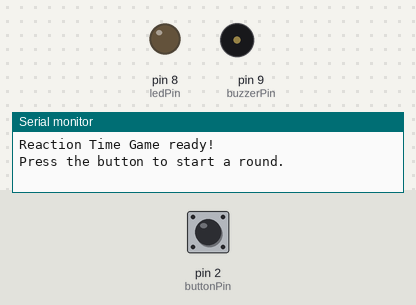
This sketch was run on a simulated Arduino Uno, built with avr-gcc and run on an emulated ATmega328P. On the bench: output pins drawn as LEDs (lit = HIGH), buzzer (waves = sounding), the last lines printed to the serial monitor. The inputs (shaded band) are chosen by the test bench; at power-on: pin 2 (buttonPin) HIGH. Random numbers use the default seed unless the sketch sets one.

Above: at 1.2 s.
1.3 s: pin 2 (buttonPin) pulled LOW for 0.15 s
At 4.07 s:
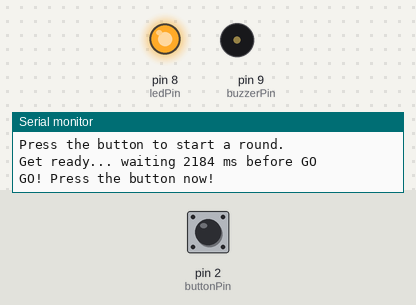
4.3 s: pin 2 (buttonPin) pulled LOW for 1 s
At 4.4 s:
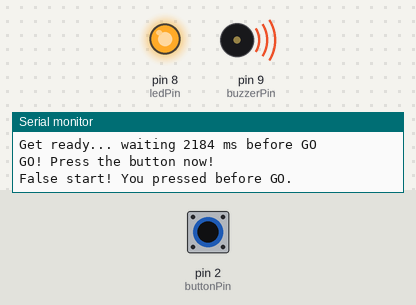
7.3 s: pin 2 (buttonPin) pulled LOW for 3.2 s
At 12.1 s:
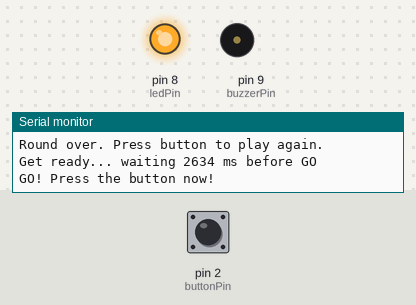
Timing chart, 0 to 13.6 s (numbered marks = the images above; inputs shaded):
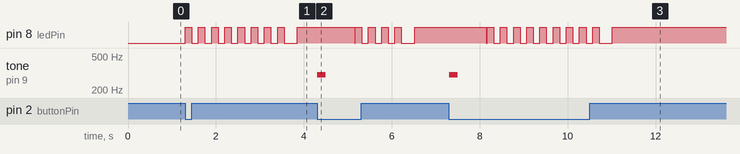

Measured:
- after the input at 1.3 s, pin 8 (ledPin): goes 7 × (HIGH 0.15 s, LOW 0.15 s), HIGH 0.15 s, LOW 0.30 s, then HIGH, starting at once
- after the input at 4.3 s, pin 8 (ledPin): goes LOW 0.02 s, 3 × (HIGH 0.15 s, LOW 0.15 s), HIGH 0.15 s, LOW 0.30 s, then HIGH, starting after 0.85 s; tone on pin 9 (buzzerPin): silent → 300 Hz at once, → silent 0.20 s later
- after the input at 7.3 s, pin 8 (ledPin): goes LOW 0.02 s, 8 × (HIGH 0.15 s, LOW 0.15 s), HIGH 0.15 s, LOW 0.30 s, then HIGH, starting after 0.85 s; tone on pin 9 (buzzerPin): silent → 300 Hz at once, → silent 0.20 s later

The sketch:

funky_bruticus_kup1.ino
```cpp
// Reaction Time Game for Arduino (Tinkercad-ready)
// LED on pin 8, buzzer on pin 9, button on pin 2 (uses INPUT_PULLUP)

const int ledPin = 8;
const int buzzerPin = 9;
const int buttonPin = 2;

unsigned long goTime = 0;
unsigned long startWait = 0;
bool waitingForGo = false;
bool roundActive = false;
bool pressedBeforeGo = false;

void setup() {
  pinMode(ledPin, OUTPUT);
  pinMode(buzzerPin, OUTPUT);
  pinMode(buttonPin, INPUT_PULLUP); // button to GND
  digitalWrite(ledPin, LOW);
  Serial.begin(9600);
  randomSeed(analogRead(A0)); // seed RNG
  Serial.println("Reaction Time Game ready!");
  Serial.println("Press the button to start a round.");
}

void loop() {
  // Read button (pressed when LOW because of INPUT_PULLUP)
  bool buttonPressed = (digitalRead(buttonPin) == LOW);

  if (!roundActive && buttonPressed) {
    // start a new round
    startNewRound();
    // simple debounce wait
    delay(150);
  }

  if (waitingForGo) {
    // if player presses before GO, mark false start
    if (buttonPressed) {
      pressedBeforeGo = true;
    }
    // check if random wait elapsed
    if (millis() - startWait >= (unsigned long) (goTime)) {
      // GO signal
      digitalWrite(ledPin, HIGH);
      unsigned long goSignalAt = millis();
      waitingForGo = false;
      roundActive = true;
      Serial.println("GO! Press the button now!");
      // now wait for button press to measure reaction time
      unsigned long reactionStart = millis();
      // wait for press (with simple debounce)
      while (true) {
        bool bp = (digitalRead(buttonPin) == LOW);
        if (bp) {
          unsigned long reactionEnd = millis();
          unsigned long reactionTime = reactionEnd - reactionStart;
          if (pressedBeforeGo) {
            Serial.println("False start! You pressed before GO.");
            playToneSequence(false);
          } else {
            Serial.print("Reaction time: ");
            Serial.print(reactionTime);
            Serial.println(" ms");
            playToneForTime(reactionTime);
          }
          delay(600); // short pause before reset
          resetRound();
          break;
        }
        // tiny sleep to avoid busy loop
        delay(5);
      }
    }
  }
}

// start a new round: choose random wait, show "get ready"
void startNewRound() {
  pressedBeforeGo = false;
  roundActive = false;
  waitingForGo = true;
  // random delay between 1000 and 4000 ms
  goTime = random(1000, 4000);
  startWait = millis();
  Serial.print("Get ready... waiting ");
  Serial.print(goTime);
  Serial.println(" ms before GO");
  // small blinking animation while waiting
  unsigned long blinkUntil = startWait + goTime;
  while (millis() < blinkUntil) {
    digitalWrite(ledPin, HIGH);
    delay(150);
    digitalWrite(ledPin, LOW);
    delay(150);
    // allow early button press detection during blink
    if (digitalRead(buttonPin) == LOW) {
      pressedBeforeGo = true;
    }
  }
  // note: actual GO handling is in loop() to keep structure consistent
}

// reset round state
void resetRound() {
  digitalWrite(ledPin, LOW);
  roundActive = false;
  waitingForGo = false;
  pressedBeforeGo = false;
  Serial.println("Round over. Press button to play again.");
}

// play buzzer tone based on reaction time (faster => higher pitch)
void playToneForTime(unsigned long reactionMs) {
  // clamp reaction time
  if (reactionMs < 50) reactionMs = 50;
  if (reactionMs > 2000) reactionMs = 2000;
  // map 50..2000 ms -> 1200..300 Hz (faster -> higher freq)
  int freq = map(reactionMs, 50, 2000, 1200, 300);
  int dur = 150;
  tone(buzzerPin, freq, dur);
  delay(dur + 20);
  noTone(buzzerPin);
}

// short beep sequence for false start or celebration
void playToneSequence(bool good) {
  if (!good) {
    // sad buzzer: low beep
    tone(buzzerPin, 300, 200);
    delay(250);
    noTone(buzzerPin);
  } else {
    // celebratory 3-beep sequence
    tone(buzzerPin, 800, 120);
    delay(140);
    tone(buzzerPin, 1000, 100);
    delay(120);
    tone(buzzerPin, 1200, 90);
    delay(110);
    noTone(buzzerPin);
  }
}
```
